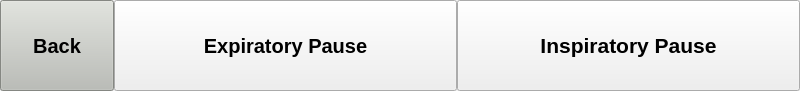
<?xml version="1.0" encoding="UTF-8"?>
<ui version="4.0">
 <class>Form</class>
 <widget class="QWidget" name="Form">
  <property name="geometry">
   <rect>
    <x>0</x>
    <y>0</y>
    <width>800</width>
    <height>91</height>
   </rect>
  </property>
  <property name="windowTitle">
   <string>Form</string>
  </property>
  <layout class="QHBoxLayout" name="horizontalLayout">
   <property name="spacing">
    <number>0</number>
   </property>
   <property name="leftMargin">
    <number>0</number>
   </property>
   <property name="topMargin">
    <number>0</number>
   </property>
   <property name="rightMargin">
    <number>0</number>
   </property>
   <property name="bottomMargin">
    <number>0</number>
   </property>
   <item>
    <widget class="QPushButton" name="button_backpause">
     <property name="sizePolicy">
      <sizepolicy hsizetype="Minimum" vsizetype="Expanding">
       <horstretch>0</horstretch>
       <verstretch>0</verstretch>
      </sizepolicy>
     </property>
     <property name="maximumSize">
      <size>
       <width>114</width>
       <height>16777215</height>
      </size>
     </property>
     <property name="palette">
      <palette>
       <active>
        <colorrole role="WindowText">
         <brush brushstyle="SolidPattern">
          <color alpha="255">
           <red>0</red>
           <green>0</green>
           <blue>0</blue>
          </color>
         </brush>
        </colorrole>
        <colorrole role="Button">
         <brush brushstyle="SolidPattern">
          <color alpha="255">
           <red>186</red>
           <green>189</green>
           <blue>182</blue>
          </color>
         </brush>
        </colorrole>
        <colorrole role="Light">
         <brush brushstyle="SolidPattern">
          <color alpha="255">
           <red>255</red>
           <green>255</green>
           <blue>255</blue>
          </color>
         </brush>
        </colorrole>
        <colorrole role="Midlight">
         <brush brushstyle="SolidPattern">
          <color alpha="255">
           <red>220</red>
           <green>222</green>
           <blue>218</blue>
          </color>
         </brush>
        </colorrole>
        <colorrole role="Dark">
         <brush brushstyle="SolidPattern">
          <color alpha="255">
           <red>93</red>
           <green>94</green>
           <blue>91</blue>
          </color>
         </brush>
        </colorrole>
        <colorrole role="Mid">
         <brush brushstyle="SolidPattern">
          <color alpha="255">
           <red>124</red>
           <green>126</green>
           <blue>121</blue>
          </color>
         </brush>
        </colorrole>
        <colorrole role="Text">
         <brush brushstyle="SolidPattern">
          <color alpha="255">
           <red>0</red>
           <green>0</green>
           <blue>0</blue>
          </color>
         </brush>
        </colorrole>
        <colorrole role="BrightText">
         <brush brushstyle="SolidPattern">
          <color alpha="255">
           <red>255</red>
           <green>255</green>
           <blue>255</blue>
          </color>
         </brush>
        </colorrole>
        <colorrole role="ButtonText">
         <brush brushstyle="SolidPattern">
          <color alpha="255">
           <red>0</red>
           <green>0</green>
           <blue>0</blue>
          </color>
         </brush>
        </colorrole>
        <colorrole role="Base">
         <brush brushstyle="SolidPattern">
          <color alpha="255">
           <red>255</red>
           <green>255</green>
           <blue>255</blue>
          </color>
         </brush>
        </colorrole>
        <colorrole role="Window">
         <brush brushstyle="SolidPattern">
          <color alpha="255">
           <red>186</red>
           <green>189</green>
           <blue>182</blue>
          </color>
         </brush>
        </colorrole>
        <colorrole role="Shadow">
         <brush brushstyle="SolidPattern">
          <color alpha="255">
           <red>0</red>
           <green>0</green>
           <blue>0</blue>
          </color>
         </brush>
        </colorrole>
        <colorrole role="AlternateBase">
         <brush brushstyle="SolidPattern">
          <color alpha="255">
           <red>220</red>
           <green>222</green>
           <blue>218</blue>
          </color>
         </brush>
        </colorrole>
        <colorrole role="ToolTipBase">
         <brush brushstyle="SolidPattern">
          <color alpha="255">
           <red>255</red>
           <green>255</green>
           <blue>220</blue>
          </color>
         </brush>
        </colorrole>
        <colorrole role="ToolTipText">
         <brush brushstyle="SolidPattern">
          <color alpha="255">
           <red>0</red>
           <green>0</green>
           <blue>0</blue>
          </color>
         </brush>
        </colorrole>
       </active>
       <inactive>
        <colorrole role="WindowText">
         <brush brushstyle="SolidPattern">
          <color alpha="255">
           <red>0</red>
           <green>0</green>
           <blue>0</blue>
          </color>
         </brush>
        </colorrole>
        <colorrole role="Button">
         <brush brushstyle="SolidPattern">
          <color alpha="255">
           <red>186</red>
           <green>189</green>
           <blue>182</blue>
          </color>
         </brush>
        </colorrole>
        <colorrole role="Light">
         <brush brushstyle="SolidPattern">
          <color alpha="255">
           <red>255</red>
           <green>255</green>
           <blue>255</blue>
          </color>
         </brush>
        </colorrole>
        <colorrole role="Midlight">
         <brush brushstyle="SolidPattern">
          <color alpha="255">
           <red>220</red>
           <green>222</green>
           <blue>218</blue>
          </color>
         </brush>
        </colorrole>
        <colorrole role="Dark">
         <brush brushstyle="SolidPattern">
          <color alpha="255">
           <red>93</red>
           <green>94</green>
           <blue>91</blue>
          </color>
         </brush>
        </colorrole>
        <colorrole role="Mid">
         <brush brushstyle="SolidPattern">
          <color alpha="255">
           <red>124</red>
           <green>126</green>
           <blue>121</blue>
          </color>
         </brush>
        </colorrole>
        <colorrole role="Text">
         <brush brushstyle="SolidPattern">
          <color alpha="255">
           <red>0</red>
           <green>0</green>
           <blue>0</blue>
          </color>
         </brush>
        </colorrole>
        <colorrole role="BrightText">
         <brush brushstyle="SolidPattern">
          <color alpha="255">
           <red>255</red>
           <green>255</green>
           <blue>255</blue>
          </color>
         </brush>
        </colorrole>
        <colorrole role="ButtonText">
         <brush brushstyle="SolidPattern">
          <color alpha="255">
           <red>0</red>
           <green>0</green>
           <blue>0</blue>
          </color>
         </brush>
        </colorrole>
        <colorrole role="Base">
         <brush brushstyle="SolidPattern">
          <color alpha="255">
           <red>255</red>
           <green>255</green>
           <blue>255</blue>
          </color>
         </brush>
        </colorrole>
        <colorrole role="Window">
         <brush brushstyle="SolidPattern">
          <color alpha="255">
           <red>186</red>
           <green>189</green>
           <blue>182</blue>
          </color>
         </brush>
        </colorrole>
        <colorrole role="Shadow">
         <brush brushstyle="SolidPattern">
          <color alpha="255">
           <red>0</red>
           <green>0</green>
           <blue>0</blue>
          </color>
         </brush>
        </colorrole>
        <colorrole role="AlternateBase">
         <brush brushstyle="SolidPattern">
          <color alpha="255">
           <red>220</red>
           <green>222</green>
           <blue>218</blue>
          </color>
         </brush>
        </colorrole>
        <colorrole role="ToolTipBase">
         <brush brushstyle="SolidPattern">
          <color alpha="255">
           <red>255</red>
           <green>255</green>
           <blue>220</blue>
          </color>
         </brush>
        </colorrole>
        <colorrole role="ToolTipText">
         <brush brushstyle="SolidPattern">
          <color alpha="255">
           <red>0</red>
           <green>0</green>
           <blue>0</blue>
          </color>
         </brush>
        </colorrole>
       </inactive>
       <disabled>
        <colorrole role="WindowText">
         <brush brushstyle="SolidPattern">
          <color alpha="255">
           <red>93</red>
           <green>94</green>
           <blue>91</blue>
          </color>
         </brush>
        </colorrole>
        <colorrole role="Button">
         <brush brushstyle="SolidPattern">
          <color alpha="255">
           <red>186</red>
           <green>189</green>
           <blue>182</blue>
          </color>
         </brush>
        </colorrole>
        <colorrole role="Light">
         <brush brushstyle="SolidPattern">
          <color alpha="255">
           <red>255</red>
           <green>255</green>
           <blue>255</blue>
          </color>
         </brush>
        </colorrole>
        <colorrole role="Midlight">
         <brush brushstyle="SolidPattern">
          <color alpha="255">
           <red>220</red>
           <green>222</green>
           <blue>218</blue>
          </color>
         </brush>
        </colorrole>
        <colorrole role="Dark">
         <brush brushstyle="SolidPattern">
          <color alpha="255">
           <red>93</red>
           <green>94</green>
           <blue>91</blue>
          </color>
         </brush>
        </colorrole>
        <colorrole role="Mid">
         <brush brushstyle="SolidPattern">
          <color alpha="255">
           <red>124</red>
           <green>126</green>
           <blue>121</blue>
          </color>
         </brush>
        </colorrole>
        <colorrole role="Text">
         <brush brushstyle="SolidPattern">
          <color alpha="255">
           <red>93</red>
           <green>94</green>
           <blue>91</blue>
          </color>
         </brush>
        </colorrole>
        <colorrole role="BrightText">
         <brush brushstyle="SolidPattern">
          <color alpha="255">
           <red>255</red>
           <green>255</green>
           <blue>255</blue>
          </color>
         </brush>
        </colorrole>
        <colorrole role="ButtonText">
         <brush brushstyle="SolidPattern">
          <color alpha="255">
           <red>93</red>
           <green>94</green>
           <blue>91</blue>
          </color>
         </brush>
        </colorrole>
        <colorrole role="Base">
         <brush brushstyle="SolidPattern">
          <color alpha="255">
           <red>186</red>
           <green>189</green>
           <blue>182</blue>
          </color>
         </brush>
        </colorrole>
        <colorrole role="Window">
         <brush brushstyle="SolidPattern">
          <color alpha="255">
           <red>186</red>
           <green>189</green>
           <blue>182</blue>
          </color>
         </brush>
        </colorrole>
        <colorrole role="Shadow">
         <brush brushstyle="SolidPattern">
          <color alpha="255">
           <red>0</red>
           <green>0</green>
           <blue>0</blue>
          </color>
         </brush>
        </colorrole>
        <colorrole role="AlternateBase">
         <brush brushstyle="SolidPattern">
          <color alpha="255">
           <red>186</red>
           <green>189</green>
           <blue>182</blue>
          </color>
         </brush>
        </colorrole>
        <colorrole role="ToolTipBase">
         <brush brushstyle="SolidPattern">
          <color alpha="255">
           <red>255</red>
           <green>255</green>
           <blue>220</blue>
          </color>
         </brush>
        </colorrole>
        <colorrole role="ToolTipText">
         <brush brushstyle="SolidPattern">
          <color alpha="255">
           <red>0</red>
           <green>0</green>
           <blue>0</blue>
          </color>
         </brush>
        </colorrole>
       </disabled>
      </palette>
     </property>
     <property name="font">
      <font>
       <pointsize>15</pointsize>
       <weight>75</weight>
       <bold>true</bold>
      </font>
     </property>
     <property name="text">
      <string>Back</string>
     </property>
    </widget>
   </item>
   <item>
    <widget class="QPushButton" name="button_expause">
     <property name="sizePolicy">
      <sizepolicy hsizetype="Minimum" vsizetype="Expanding">
       <horstretch>0</horstretch>
       <verstretch>0</verstretch>
      </sizepolicy>
     </property>
     <property name="maximumSize">
      <size>
       <width>2000</width>
       <height>16777215</height>
      </size>
     </property>
     <property name="font">
      <font>
       <pointsize>15</pointsize>
       <weight>75</weight>
       <bold>true</bold>
      </font>
     </property>
     <property name="text">
      <string>Expiratory Pause</string>
     </property>
    </widget>
   </item>
   <item>
    <widget class="QPushButton" name="button_inspause">
     <property name="sizePolicy">
      <sizepolicy hsizetype="Minimum" vsizetype="Expanding">
       <horstretch>0</horstretch>
       <verstretch>0</verstretch>
      </sizepolicy>
     </property>
     <property name="minimumSize">
      <size>
       <width>110</width>
       <height>0</height>
      </size>
     </property>
     <property name="maximumSize">
      <size>
       <width>2000</width>
       <height>16777215</height>
      </size>
     </property>
     <property name="font">
      <font>
       <pointsize>16</pointsize>
       <weight>75</weight>
       <bold>true</bold>
      </font>
     </property>
     <property name="text">
      <string>Inspiratory Pause</string>
     </property>
    </widget>
   </item>
  </layout>
 </widget>
 <resources/>
 <connections/>
</ui>
